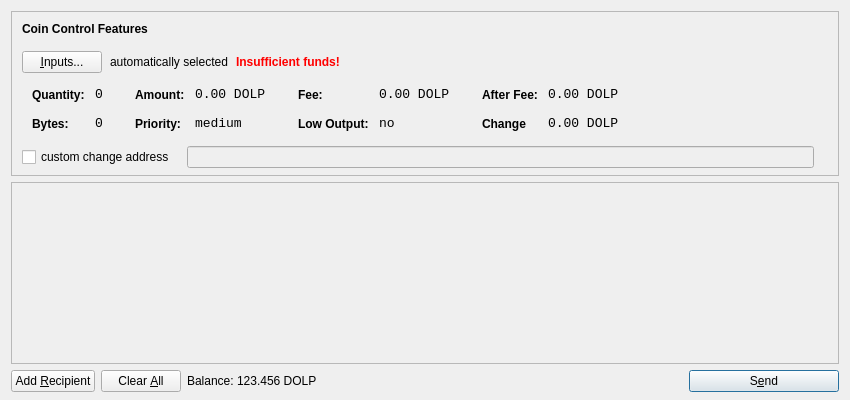
<?xml version="1.0" encoding="UTF-8"?>
<ui version="4.0">
 <class>SendCoinsDialog</class>
 <widget class="QDialog" name="SendCoinsDialog">
  <property name="geometry">
   <rect>
    <x>0</x>
    <y>0</y>
    <width>850</width>
    <height>400</height>
   </rect>
  </property>
  <property name="windowTitle">
   <string>Send Coins</string>
  </property>
  <layout class="QVBoxLayout" name="verticalLayout" stretch="0,1,0">
   <property name="bottomMargin">
    <number>8</number>
   </property>
   <item>
    <widget class="QFrame" name="frameCoinControl">
     <property name="sizePolicy">
      <sizepolicy hsizetype="Expanding" vsizetype="Expanding">
       <horstretch>0</horstretch>
       <verstretch>0</verstretch>
      </sizepolicy>
     </property>
     <property name="maximumSize">
      <size>
       <width>16777215</width>
       <height>16777215</height>
      </size>
     </property>
     <property name="frameShape">
      <enum>QFrame::StyledPanel</enum>
     </property>
     <property name="frameShadow">
      <enum>QFrame::Sunken</enum>
     </property>
     <layout class="QVBoxLayout" name="verticalLayoutCoinControl2">
      <property name="spacing">
       <number>6</number>
      </property>
      <property name="leftMargin">
       <number>0</number>
      </property>
      <property name="topMargin">
       <number>0</number>
      </property>
      <property name="rightMargin">
       <number>0</number>
      </property>
      <property name="bottomMargin">
       <number>6</number>
      </property>
      <item>
       <layout class="QVBoxLayout" name="verticalLayoutCoinControl" stretch="0,0,0,0,1">
        <property name="spacing">
         <number>0</number>
        </property>
        <property name="leftMargin">
         <number>10</number>
        </property>
        <property name="topMargin">
         <number>10</number>
        </property>
        <item>
         <layout class="QHBoxLayout" name="horizontalLayoutCoinControl1">
          <property name="bottomMargin">
           <number>15</number>
          </property>
          <item>
           <widget class="QLabel" name="labelCoinControlFeatures">
            <property name="sizePolicy">
             <sizepolicy hsizetype="Preferred" vsizetype="Maximum">
              <horstretch>0</horstretch>
              <verstretch>0</verstretch>
             </sizepolicy>
            </property>
            <property name="font">
             <font>
              <weight>75</weight>
              <bold>true</bold>
             </font>
            </property>
            <property name="styleSheet">
             <string notr="true">font-weight:bold;</string>
            </property>
            <property name="text">
             <string>Coin Control Features</string>
            </property>
           </widget>
          </item>
         </layout>
        </item>
        <item>
         <layout class="QHBoxLayout" name="horizontalLayoutCoinControl2" stretch="0,0,0,0">
          <property name="spacing">
           <number>8</number>
          </property>
          <property name="bottomMargin">
           <number>10</number>
          </property>
          <item>
           <widget class="QPushButton" name="pushButtonCoinControl">
            <property name="styleSheet">
             <string notr="true"/>
            </property>
            <property name="text">
             <string>&amp;Inputs...</string>
            </property>
           </widget>
          </item>
          <item>
           <widget class="QLabel" name="labelCoinControlAutomaticallySelected">
            <property name="text">
             <string>automatically selected</string>
            </property>
            <property name="margin">
             <number>5</number>
            </property>
           </widget>
          </item>
          <item>
           <widget class="QLabel" name="labelCoinControlInsuffFunds">
            <property name="font">
             <font>
              <weight>75</weight>
              <bold>true</bold>
             </font>
            </property>
            <property name="styleSheet">
             <string notr="true">color:red;font-weight:bold;</string>
            </property>
            <property name="text">
             <string>Insufficient funds!</string>
            </property>
            <property name="margin">
             <number>5</number>
            </property>
           </widget>
          </item>
          <item>
           <spacer name="horizontalSpacerCoinControl">
            <property name="orientation">
             <enum>Qt::Horizontal</enum>
            </property>
            <property name="sizeHint" stdset="0">
             <size>
              <width>40</width>
              <height>1</height>
             </size>
            </property>
           </spacer>
          </item>
         </layout>
        </item>
        <item>
         <widget class="QWidget" name="widgetCoinControl" native="true">
          <property name="sizePolicy">
           <sizepolicy hsizetype="Preferred" vsizetype="Preferred">
            <horstretch>0</horstretch>
            <verstretch>0</verstretch>
           </sizepolicy>
          </property>
          <property name="minimumSize">
           <size>
            <width>0</width>
            <height>0</height>
           </size>
          </property>
          <property name="styleSheet">
           <string notr="true"/>
          </property>
          <layout class="QHBoxLayout" name="horizontalLayoutCoinControl5">
           <property name="leftMargin">
            <number>0</number>
           </property>
           <property name="topMargin">
            <number>0</number>
           </property>
           <property name="rightMargin">
            <number>0</number>
           </property>
           <property name="bottomMargin">
            <number>0</number>
           </property>
           <item>
            <layout class="QHBoxLayout" name="horizontalLayoutCoinControl3" stretch="0,0,0,1">
             <property name="spacing">
              <number>20</number>
             </property>
             <property name="topMargin">
              <number>0</number>
             </property>
             <property name="bottomMargin">
              <number>10</number>
             </property>
             <item>
              <layout class="QFormLayout" name="formLayoutCoinControl1">
               <property name="horizontalSpacing">
                <number>10</number>
               </property>
               <property name="verticalSpacing">
                <number>14</number>
               </property>
               <property name="leftMargin">
                <number>10</number>
               </property>
               <property name="topMargin">
                <number>4</number>
               </property>
               <property name="rightMargin">
                <number>6</number>
               </property>
               <item row="0" column="0">
                <widget class="QLabel" name="labelCoinControlQuantityText">
                 <property name="styleSheet">
                  <string notr="true">font-weight:bold;</string>
                 </property>
                 <property name="text">
                  <string>Quantity:</string>
                 </property>
                 <property name="margin">
                  <number>0</number>
                 </property>
                </widget>
               </item>
               <item row="0" column="1">
                <widget class="QLabel" name="labelCoinControlQuantity">
                 <property name="font">
                  <font>
                   <family>Monospace</family>
                   <pointsize>10</pointsize>
                  </font>
                 </property>
                 <property name="cursor">
                  <cursorShape>IBeamCursor</cursorShape>
                 </property>
                 <property name="contextMenuPolicy">
                  <enum>Qt::ActionsContextMenu</enum>
                 </property>
                 <property name="text">
                  <string>0</string>
                 </property>
                 <property name="margin">
                  <number>0</number>
                 </property>
                 <property name="textInteractionFlags">
                  <set>Qt::LinksAccessibleByMouse|Qt::TextSelectableByKeyboard|Qt::TextSelectableByMouse</set>
                 </property>
                </widget>
               </item>
               <item row="1" column="0">
                <widget class="QLabel" name="labelCoinControlBytesText">
                 <property name="styleSheet">
                  <string notr="true">font-weight:bold;</string>
                 </property>
                 <property name="text">
                  <string>Bytes:</string>
                 </property>
                </widget>
               </item>
               <item row="1" column="1">
                <widget class="QLabel" name="labelCoinControlBytes">
                 <property name="font">
                  <font>
                   <family>Monospace</family>
                   <pointsize>10</pointsize>
                  </font>
                 </property>
                 <property name="cursor">
                  <cursorShape>IBeamCursor</cursorShape>
                 </property>
                 <property name="contextMenuPolicy">
                  <enum>Qt::ActionsContextMenu</enum>
                 </property>
                 <property name="text">
                  <string>0</string>
                 </property>
                 <property name="textInteractionFlags">
                  <set>Qt::LinksAccessibleByMouse|Qt::TextSelectableByKeyboard|Qt::TextSelectableByMouse</set>
                 </property>
                </widget>
               </item>
              </layout>
             </item>
             <item>
              <layout class="QFormLayout" name="formLayoutCoinControl2">
               <property name="horizontalSpacing">
                <number>10</number>
               </property>
               <property name="verticalSpacing">
                <number>14</number>
               </property>
               <property name="leftMargin">
                <number>6</number>
               </property>
               <property name="topMargin">
                <number>4</number>
               </property>
               <property name="rightMargin">
                <number>6</number>
               </property>
               <item row="0" column="0">
                <widget class="QLabel" name="labelCoinControlAmountText">
                 <property name="styleSheet">
                  <string notr="true">font-weight:bold;</string>
                 </property>
                 <property name="text">
                  <string>Amount:</string>
                 </property>
                 <property name="margin">
                  <number>0</number>
                 </property>
                </widget>
               </item>
               <item row="0" column="1">
                <widget class="QLabel" name="labelCoinControlAmount">
                 <property name="font">
                  <font>
                   <family>Monospace</family>
                   <pointsize>10</pointsize>
                  </font>
                 </property>
                 <property name="cursor">
                  <cursorShape>IBeamCursor</cursorShape>
                 </property>
                 <property name="contextMenuPolicy">
                  <enum>Qt::ActionsContextMenu</enum>
                 </property>
                 <property name="text">
                  <string>0.00 DOLP</string>
                 </property>
                 <property name="textInteractionFlags">
                  <set>Qt::LinksAccessibleByMouse|Qt::TextSelectableByKeyboard|Qt::TextSelectableByMouse</set>
                 </property>
                </widget>
               </item>
               <item row="1" column="0">
                <widget class="QLabel" name="labelCoinControlPriorityText">
                 <property name="styleSheet">
                  <string notr="true">font-weight:bold;</string>
                 </property>
                 <property name="text">
                  <string>Priority:</string>
                 </property>
                </widget>
               </item>
               <item row="1" column="1">
                <widget class="QLabel" name="labelCoinControlPriority">
                 <property name="font">
                  <font>
                   <family>Monospace</family>
                   <pointsize>10</pointsize>
                  </font>
                 </property>
                 <property name="cursor">
                  <cursorShape>IBeamCursor</cursorShape>
                 </property>
                 <property name="contextMenuPolicy">
                  <enum>Qt::ActionsContextMenu</enum>
                 </property>
                 <property name="text">
                  <string>medium</string>
                 </property>
                 <property name="textInteractionFlags">
                  <set>Qt::LinksAccessibleByMouse|Qt::TextSelectableByKeyboard|Qt::TextSelectableByMouse</set>
                 </property>
                </widget>
               </item>
              </layout>
             </item>
             <item>
              <layout class="QFormLayout" name="formLayoutCoinControl3">
               <property name="horizontalSpacing">
                <number>10</number>
               </property>
               <property name="verticalSpacing">
                <number>14</number>
               </property>
               <property name="leftMargin">
                <number>6</number>
               </property>
               <property name="topMargin">
                <number>4</number>
               </property>
               <property name="rightMargin">
                <number>6</number>
               </property>
               <item row="0" column="0">
                <widget class="QLabel" name="labelCoinControlFeeText">
                 <property name="styleSheet">
                  <string notr="true">font-weight:bold;</string>
                 </property>
                 <property name="text">
                  <string>Fee:</string>
                 </property>
                 <property name="margin">
                  <number>0</number>
                 </property>
                </widget>
               </item>
               <item row="0" column="1">
                <widget class="QLabel" name="labelCoinControlFee">
                 <property name="font">
                  <font>
                   <family>Monospace</family>
                   <pointsize>10</pointsize>
                  </font>
                 </property>
                 <property name="cursor">
                  <cursorShape>IBeamCursor</cursorShape>
                 </property>
                 <property name="contextMenuPolicy">
                  <enum>Qt::ActionsContextMenu</enum>
                 </property>
                 <property name="text">
                  <string>0.00 DOLP</string>
                 </property>
                 <property name="textInteractionFlags">
                  <set>Qt::LinksAccessibleByMouse|Qt::TextSelectableByKeyboard|Qt::TextSelectableByMouse</set>
                 </property>
                </widget>
               </item>
               <item row="1" column="0">
                <widget class="QLabel" name="labelCoinControlLowOutputText">
                 <property name="styleSheet">
                  <string notr="true">font-weight:bold;</string>
                 </property>
                 <property name="text">
                  <string>Low Output:</string>
                 </property>
                </widget>
               </item>
               <item row="1" column="1">
                <widget class="QLabel" name="labelCoinControlLowOutput">
                 <property name="font">
                  <font>
                   <family>Monospace</family>
                   <pointsize>10</pointsize>
                  </font>
                 </property>
                 <property name="cursor">
                  <cursorShape>IBeamCursor</cursorShape>
                 </property>
                 <property name="contextMenuPolicy">
                  <enum>Qt::ActionsContextMenu</enum>
                 </property>
                 <property name="text">
                  <string>no</string>
                 </property>
                 <property name="textInteractionFlags">
                  <set>Qt::LinksAccessibleByMouse|Qt::TextSelectableByKeyboard|Qt::TextSelectableByMouse</set>
                 </property>
                </widget>
               </item>
              </layout>
             </item>
             <item>
              <layout class="QFormLayout" name="formLayoutCoinControl4">
               <property name="horizontalSpacing">
                <number>10</number>
               </property>
               <property name="verticalSpacing">
                <number>14</number>
               </property>
               <property name="leftMargin">
                <number>6</number>
               </property>
               <property name="topMargin">
                <number>4</number>
               </property>
               <property name="rightMargin">
                <number>6</number>
               </property>
               <item row="0" column="0">
                <widget class="QLabel" name="labelCoinControlAfterFeeText">
                 <property name="styleSheet">
                  <string notr="true">font-weight:bold;</string>
                 </property>
                 <property name="text">
                  <string>After Fee:</string>
                 </property>
                 <property name="margin">
                  <number>0</number>
                 </property>
                </widget>
               </item>
               <item row="0" column="1">
                <widget class="QLabel" name="labelCoinControlAfterFee">
                 <property name="font">
                  <font>
                   <family>Monospace</family>
                   <pointsize>10</pointsize>
                  </font>
                 </property>
                 <property name="cursor">
                  <cursorShape>IBeamCursor</cursorShape>
                 </property>
                 <property name="contextMenuPolicy">
                  <enum>Qt::ActionsContextMenu</enum>
                 </property>
                 <property name="text">
                  <string>0.00 DOLP</string>
                 </property>
                 <property name="textInteractionFlags">
                  <set>Qt::LinksAccessibleByMouse|Qt::TextSelectableByKeyboard|Qt::TextSelectableByMouse</set>
                 </property>
                </widget>
               </item>
               <item row="1" column="0">
                <widget class="QLabel" name="labelCoinControlChangeText">
                 <property name="styleSheet">
                  <string notr="true">font-weight:bold;</string>
                 </property>
                 <property name="text">
                  <string>Change</string>
                 </property>
                </widget>
               </item>
               <item row="1" column="1">
                <widget class="QLabel" name="labelCoinControlChange">
                 <property name="font">
                  <font>
                   <family>Monospace</family>
                   <pointsize>10</pointsize>
                  </font>
                 </property>
                 <property name="cursor">
                  <cursorShape>IBeamCursor</cursorShape>
                 </property>
                 <property name="contextMenuPolicy">
                  <enum>Qt::ActionsContextMenu</enum>
                 </property>
                 <property name="text">
                  <string>0.00 DOLP</string>
                 </property>
                 <property name="textInteractionFlags">
                  <set>Qt::LinksAccessibleByMouse|Qt::TextSelectableByKeyboard|Qt::TextSelectableByMouse</set>
                 </property>
                </widget>
               </item>
              </layout>
             </item>
            </layout>
           </item>
          </layout>
         </widget>
        </item>
        <item>
         <layout class="QHBoxLayout" name="horizontalLayoutCoinControl4" stretch="0,0,0">
          <property name="spacing">
           <number>12</number>
          </property>
          <property name="sizeConstraint">
           <enum>QLayout::SetDefaultConstraint</enum>
          </property>
          <property name="topMargin">
           <number>5</number>
          </property>
          <property name="rightMargin">
           <number>5</number>
          </property>
          <item>
           <widget class="QCheckBox" name="checkBoxCoinControlChange">
            <property name="text">
             <string>custom change address</string>
            </property>
           </widget>
          </item>
          <item>
           <widget class="QLineEdit" name="lineEditCoinControlChange">
            <property name="enabled">
             <bool>false</bool>
            </property>
            <property name="sizePolicy">
             <sizepolicy hsizetype="Expanding" vsizetype="Fixed">
              <horstretch>0</horstretch>
              <verstretch>0</verstretch>
             </sizepolicy>
            </property>
           </widget>
          </item>
          <item>
           <widget class="QLabel" name="labelCoinControlChangeLabel">
            <property name="sizePolicy">
             <sizepolicy hsizetype="Preferred" vsizetype="Expanding">
              <horstretch>0</horstretch>
              <verstretch>0</verstretch>
             </sizepolicy>
            </property>
            <property name="minimumSize">
             <size>
              <width>0</width>
              <height>0</height>
             </size>
            </property>
            <property name="text">
             <string/>
            </property>
            <property name="margin">
             <number>3</number>
            </property>
           </widget>
          </item>
         </layout>
        </item>
        <item>
         <spacer name="verticalSpacerCoinControl">
          <property name="orientation">
           <enum>Qt::Vertical</enum>
          </property>
          <property name="sizeHint" stdset="0">
           <size>
            <width>800</width>
            <height>1</height>
           </size>
          </property>
         </spacer>
        </item>
       </layout>
      </item>
     </layout>
    </widget>
   </item>
   <item>
    <widget class="QScrollArea" name="scrollArea">
     <property name="widgetResizable">
      <bool>true</bool>
     </property>
     <widget class="QWidget" name="scrollAreaWidgetContents">
      <property name="geometry">
       <rect>
        <x>0</x>
        <y>0</y>
        <width>830</width>
        <height>173</height>
       </rect>
      </property>
      <layout class="QVBoxLayout" name="verticalLayout_2">
       <property name="leftMargin">
        <number>0</number>
       </property>
       <property name="topMargin">
        <number>0</number>
       </property>
       <property name="rightMargin">
        <number>0</number>
       </property>
       <property name="bottomMargin">
        <number>0</number>
       </property>
       <item>
        <layout class="QVBoxLayout" name="entries">
         <property name="spacing">
          <number>6</number>
         </property>
        </layout>
       </item>
       <item>
        <spacer name="verticalSpacer">
         <property name="orientation">
          <enum>Qt::Vertical</enum>
         </property>
         <property name="sizeHint" stdset="0">
          <size>
           <width>20</width>
           <height>40</height>
          </size>
         </property>
        </spacer>
       </item>
      </layout>
     </widget>
    </widget>
   </item>
   <item>
    <layout class="QHBoxLayout" name="horizontalLayout">
     <item>
      <widget class="QPushButton" name="addButton">
       <property name="toolTip">
        <string>Send to multiple recipients at once</string>
       </property>
       <property name="text">
        <string>Add &amp;Recipient</string>
       </property>
       <property name="icon">
        <iconset resource="../bitcoin.qrc">
         <normaloff>:/icons/add</normaloff>:/icons/add</iconset>
       </property>
       <property name="autoDefault">
        <bool>false</bool>
       </property>
      </widget>
     </item>
     <item>
      <widget class="QPushButton" name="clearButton">
       <property name="sizePolicy">
        <sizepolicy hsizetype="Minimum" vsizetype="Fixed">
         <horstretch>0</horstretch>
         <verstretch>0</verstretch>
        </sizepolicy>
       </property>
       <property name="toolTip">
        <string>Remove all transaction fields</string>
       </property>
       <property name="text">
        <string>Clear &amp;All</string>
       </property>
       <property name="icon">
        <iconset resource="../bitcoin.qrc">
         <normaloff>:/icons/remove</normaloff>:/icons/remove</iconset>
       </property>
       <property name="autoRepeatDelay">
        <number>300</number>
       </property>
       <property name="autoDefault">
        <bool>false</bool>
       </property>
      </widget>
     </item>
     <item>
      <layout class="QHBoxLayout" name="horizontalLayout_2">
       <property name="spacing">
        <number>3</number>
       </property>
       <item>
        <widget class="QLabel" name="label">
         <property name="text">
          <string>Balance:</string>
         </property>
        </widget>
       </item>
       <item>
        <widget class="QLabel" name="labelBalance">
         <property name="cursor">
          <cursorShape>IBeamCursor</cursorShape>
         </property>
         <property name="text">
          <string>123.456 DOLP</string>
         </property>
         <property name="textInteractionFlags">
          <set>Qt::LinksAccessibleByMouse|Qt::TextSelectableByKeyboard|Qt::TextSelectableByMouse</set>
         </property>
        </widget>
       </item>
      </layout>
     </item>
     <item>
      <spacer name="horizontalSpacer">
       <property name="orientation">
        <enum>Qt::Horizontal</enum>
       </property>
       <property name="sizeHint" stdset="0">
        <size>
         <width>40</width>
         <height>20</height>
        </size>
       </property>
      </spacer>
     </item>
     <item>
      <widget class="QPushButton" name="sendButton">
       <property name="minimumSize">
        <size>
         <width>150</width>
         <height>0</height>
        </size>
       </property>
       <property name="toolTip">
        <string>Confirm the send action</string>
       </property>
       <property name="text">
        <string>S&amp;end</string>
       </property>
       <property name="icon">
        <iconset resource="../bitcoin.qrc">
         <normaloff>:/icons/send</normaloff>:/icons/send</iconset>
       </property>
       <property name="default">
        <bool>true</bool>
       </property>
      </widget>
     </item>
    </layout>
   </item>
  </layout>
 </widget>
 <resources>
  <include location="../bitcoin.qrc"/>
 </resources>
 <connections/>
</ui>
